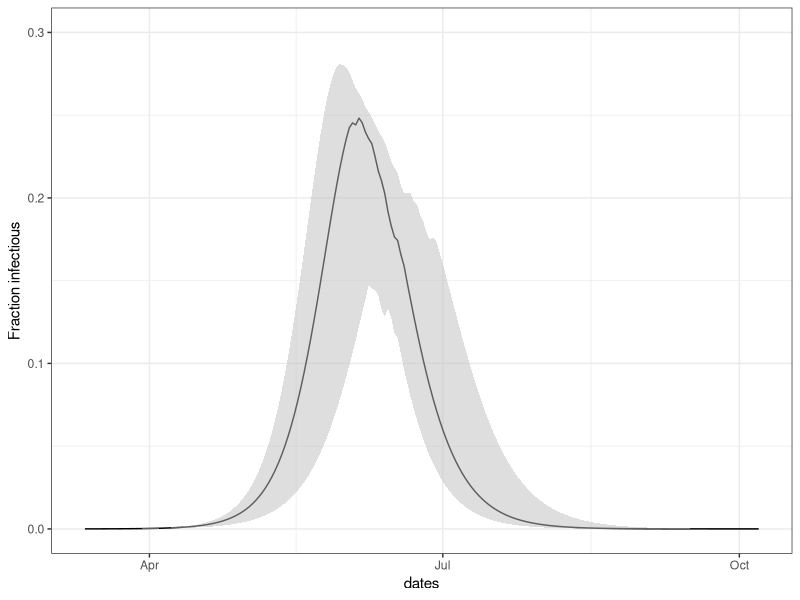
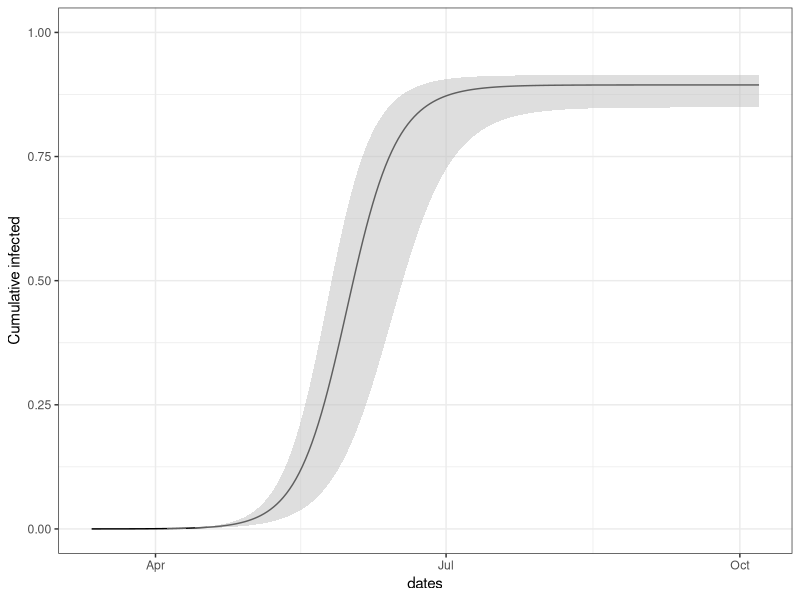
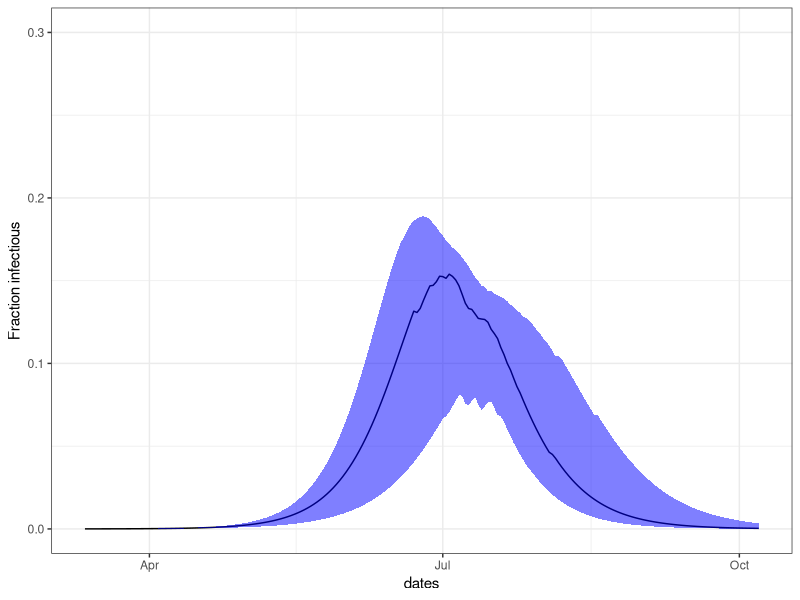
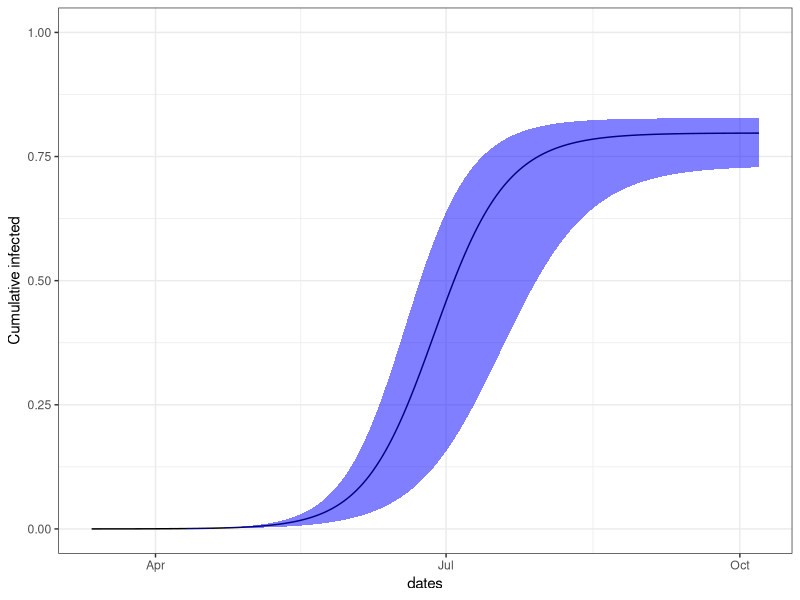
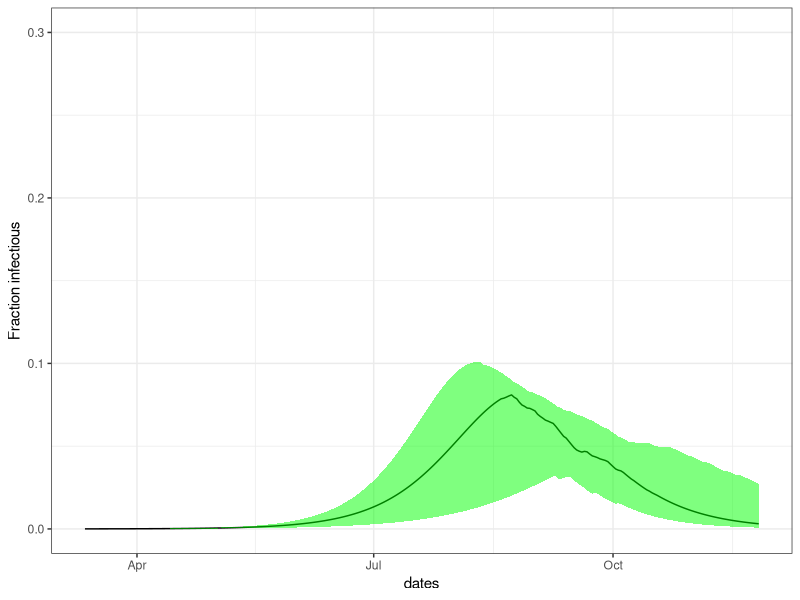
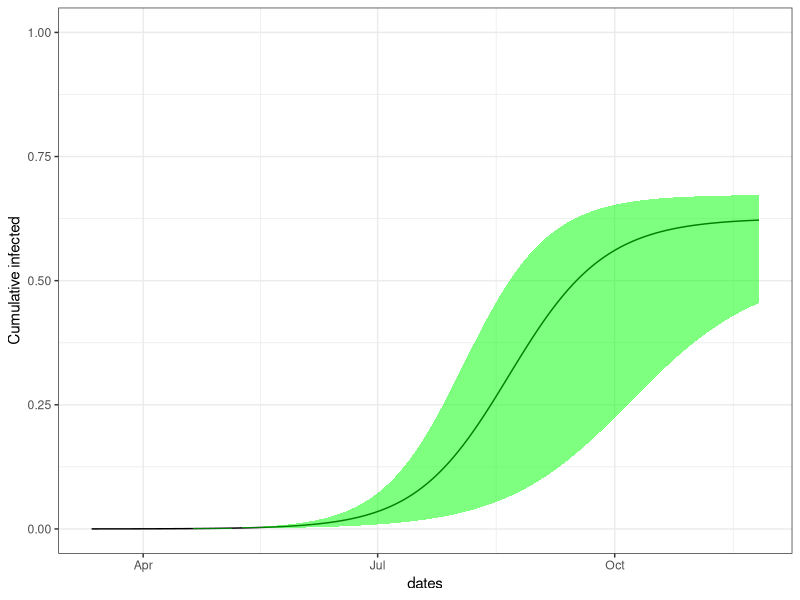
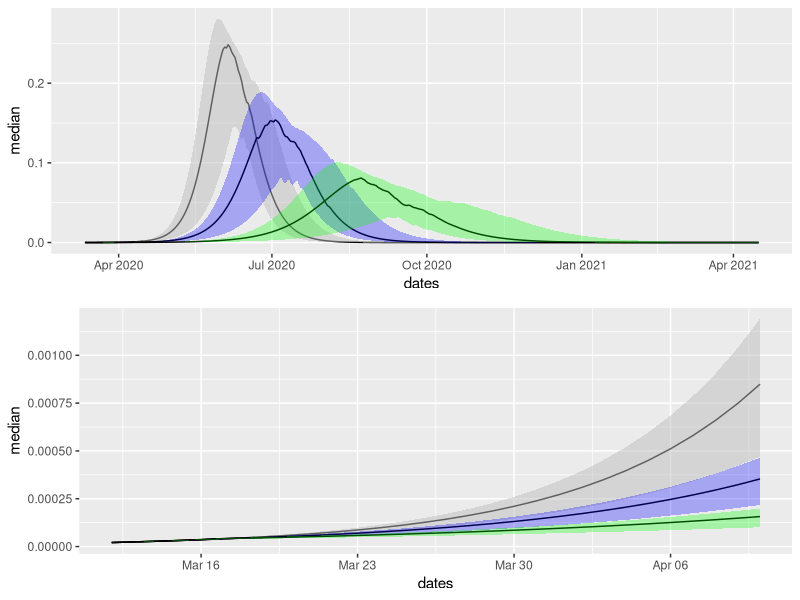
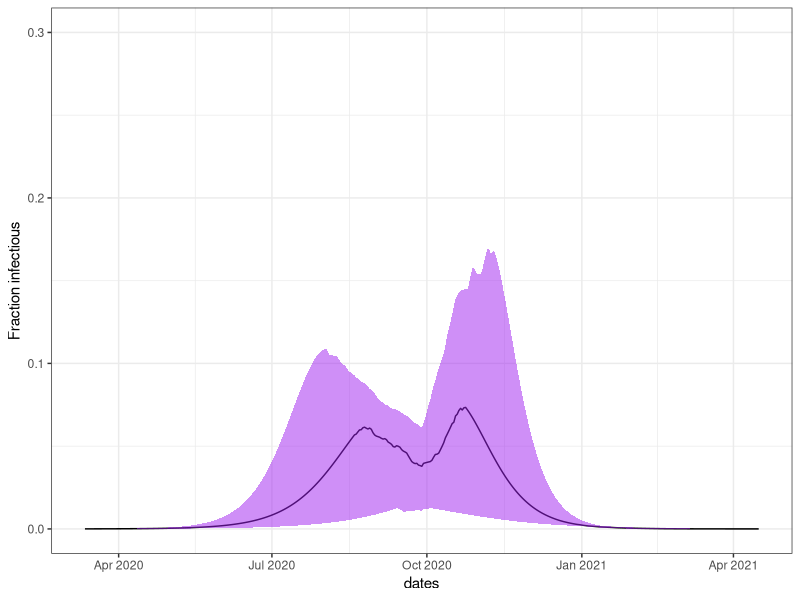

R code for these plots, in order: (Note: this script raises an error after producing the figures.)
## ---- chunk 1
library(deSolve)
library(ggplot2)
library(dplyr)
library(gridExtra)
library(lubridate)
library(writexl)
## ---- chunk 2
# A very simple model could have 6 compartments: susceptible (S), 
#  exposed but  not infectious (E1), exposed and  infectious but not symptomatic (E2), infectious (I), self-isolated (Q) and recovered (R). This could be called an S E1 E2 I Q R model. Pre-symptomatic transmission occurs in the model (E2 contribute to the force of infection).  There is no social distancing yet but this model is the main building block for a very simple social distancing model. 
 
seiqrmodel <- function(t,state,pars) {
  with(as.list(c(state,pars)), { 
    dSdt = -(R0/(D+1/k2))*(I+E2)*S/N
    dE1dt = (R0/(D+1/k2))*(I+E2)*S/N - k1*E1
    dE2dt = k1*E1 -k2*E2
    dIdt = k2*E2 - q*I-  I/D
    dQdt = q*I - Q/D 
    # dRdt = I/D; dr + ds + di =0, S+I+R = N --> R = N-S-I and we eliminate R 
     list(c(dSdt,dE1dt, dE2dt, dIdt, dQdt ))
  })
}
## ---- chunk 3
# A version of the seiqrmodel with social distancing parameter f

socdistmodel <- function(t,state,pars,sdtiming) {
  with(as.list(c(state,pars)), { 
    f = ifelse(sdtiming(t)==1, pars$f, 1) # if social distancing is on, use pars$f. Otherwise, f is 1. 
    dSdt = -(R0/(D+1/k2))*(I+E2 + f*(Id+E2d))*S/N - r*S + ur*Sd
    dE1dt = (R0/(D+1/k2))*(I+E2 + f*(Id+E2d))*S/N - k1*E1 -r*E1 + ur*E1d
    dE2dt = k1*E1 -k2*E2 -r*E2 + ur*E2d
    dIdt = k2*E2 - q*I -  I/D - r*I+ ur*Id
    dQdt = q*I - Q/D -r*Q + ur*Qd
    dRdt = I/D + Q/D -r*R+ur*Rd
    
    dSddt = -(f*R0/(D+1/k2))*(I+E2 + f*(Id+E2d))*Sd/N + r*S -ur*Sd
    dE1ddt = (f*R0/(D+1/k2))*(I+E2 + f*(Id+E2d))*Sd/N - k1*E1d +r*E1 - ur*E1d
    dE2ddt = k1*E1d - k2*E2d + r*E2 - ur*E2d
    dIddt = k2*E2d - q*Id-  Id/D + r*I - ur*Id
    dQddt = q*Id - Qd/D +r*Q - ur*Qd
   dRddt = Id/D+Qd/D +r*R - ur*Rd
    # dRdt = I/D; dr + ds + di =0, S+I+R = N --> R = N-S-I and we eliminate R 
     list(c(dSdt,dE1dt, dE2dt, dIdt, dQdt,dRdt, dSddt,dE1ddt, dE2ddt, dIddt, dQddt,dRddt ))
  })
}
## ---- chunk 4

# ## Uncertainty
# 
# One of the key parameters in an epidemic model is the basic reproduction number, R0. This is the average number of new infections per infected individual in a completely susceptible population (here, we think of R0 as the basic reproduction number in the absence of interventions like social distancing so that we have a baseline). We think that R0 for COVID19 is between 2 and 3. 
# In these simulations we capture some of the considerable uncertainty by resampling R0 (normal, mean 2.5, sd 0.25)-- though this can be flexible. The 'multisolve' function simulates the model 50 times, each with a different R0 value. 
# 
# Here are functions to run 50 copies of the model, extract key outputs and make plots. For example we can create 3 plots with a ribbon, each taken from a collection of simulations around our parameters. The most uncertain parameter is R0, the basic reproduction number. Changes in other parameters typically change this one, so we have parameterized the model with R0 explicitly and we use sampling different R0s to explore some of the uncertainty in the model. 


# simulate the model 50 times; return a concatenated data frame 
multisolve=function(params,timing,state,times,nReps) {
 # get random samples of R0
  
  rs=rnorm(nReps, mean = params$R0, sd=0.2)
  biglist=lapply(rs, function(x) { 
    thispars=params; thispars$R0=x; 
    return( as.data.frame(ode(y= state, times=times,  func=socdistmodel, parms=thispars,sdtiming=timing)))})
  names(biglist)=rs;
  return(bind_rows(biglist, .id="R0"))
}

# collect the number of SYMPTOMATIC cases by day with lower 25, median and upper 75 quantile- this shows how numbers vary with R0
getCasesbyDay2 = function(df, times, nReps,startDate=dmy("12-03-2020")) {
 CaseInfo=t(vapply(times, function(x) {
   wherenow = which(df$time==x)
   normals=df$I[wherenow]
   selfisols=df$Id[wherenow]
   return(quantile(normals+selfisols,probs = c(0.1,0.5,0.9)))
   }, FUN.VALUE = c(2,3,4)))
 return(data.frame(times=times,dates=startDate+times, lower25=CaseInfo[,1], median=CaseInfo[,2], upper75=CaseInfo[,3]))
}

# collect the total infectious cases, symptomatic and pre-symptomatic
getAllCasesbyDay2= function(df, times, nReps,startDate=dmy("12-03-2020")) {
 CaseInfo=t(vapply(times, function(x) {
   wherenow = which(df$time==x)
   normals=(df$I+df$E1+df$E2)[wherenow]
   selfisols=(df$Id+df$E1d+df$E2d)[wherenow]
   return(quantile(normals+selfisols,probs = c(0.1,0.5,0.9)))
   }, FUN.VALUE = c(2,3,4)))
 return(data.frame(times=times,dates=startDate+times, lower25=CaseInfo[,1], median=CaseInfo[,2], upper75=CaseInfo[,3]))
}

# get the numbers who have ever been infected, along the simulation 
getEverInfbyDay= function(df, times, nReps,startDate=dmy("12-03-2020")) {
 myN=rowSums(df[1,3:14])
  CaseInfo=t(vapply(times, function(x) {
   wherenow = which(df$time==x)
   normals=df$S[wherenow]
   selfisols=df$Sd[wherenow]
   return(quantile(myN-(normals+selfisols),probs = c(0.1,0.5,0.9)))
   }, FUN.VALUE = c(2,3,4)))
 return(data.frame(times=times,dates=startDate+times, lower25=CaseInfo[,1], median=CaseInfo[,2], upper75=CaseInfo[,3]))
}

# pull out information about the timing of the peak, the size of the peak (max # of symptomatic cases at any one time), R0
getSummaryInfo2 = function(df, times, nReps) {
  peaktimes=vapply(1:nReps, function(x) {
    k=length(times) # because of the stupid reshape
    ii=((x-1)*k + 1):(k*x)
    thisd=df[ii,]
    return(thisd$time[which.max(thisd$I+thisd$Id)])}, FUN.VALUE = 1)
  peaksizes=vapply(1:nReps, function(x) {
    k=length(times)
    ii=((x-1)*k + 1):(k*x)
     thisd=df[ii,]
    return(max(thisd$I+thisd$Id))}, FUN.VALUE = 1)
   R0s=vapply(1:nReps, function(x) {
     k=length(times)
    ii1=((x-1)*k + 1)
    return(as.numeric(df$R0[ii1]))    }, FUN.VALUE = 1)
  return(data.frame(peaktimes=peaktimes, peaksizes=peaksizes,R0s=R0s))
}

# take in 3 solutions in list form, and make  ggplots
makePlots = function(tt2,type="symp", shortterm=30,PopScale=TRUE, popSize=N) {
  if (type == "symp") {
cbd1 = getCasesbyDay2(tt2[[1]], times,nReps)
cbd2 = getCasesbyDay2(tt2[[2]], times,nReps)
cbd3 = getCasesbyDay2(tt2[[3]], times,nReps) }
    if (type=="all") {
cbd1 = getAllCasesbyDay2(tt2[[1]], times,nReps)
cbd2 = getAllCasesbyDay2(tt2[[2]], times,nReps)
cbd3 = getAllCasesbyDay2(tt2[[3]], times,nReps)
    }
  if (type=="ever") {
cbd1 = getEverInfbyDay(tt2[[1]], times,nReps)
cbd2 = getEverInfbyDay(tt2[[2]], times,nReps)
cbd3 = getEverInfbyDay(tt2[[3]], times,nReps)
  }
  if (PopScale ==TRUE) {
   cbd1[,3:5]=cbd1[,3:5]/popSize
  cbd2[,3:5]=cbd2[,3:5]/popSize
   cbd3[,3:5]=cbd3[,3:5]/popSize
  }
p1=ggplot(data=cbd1) + geom_line(aes(x=dates,y=median))+
  geom_ribbon(aes(x=dates,ymin = lower25, ymax = upper75), alpha = 0.5,fill="grey") + geom_line(data=cbd2,aes(x=dates,y=median))+
  geom_ribbon(data=cbd2, aes(x=dates,ymin = lower25, ymax = upper75), alpha = 0.3,fill="blue")+
  geom_line(data=cbd3,aes(x=dates,y=median))+
  geom_ribbon(data=cbd3,aes(x=dates,ymin = lower25, ymax = upper75), alpha = 0.3,fill="green")
p2=ggplot(data=filter(cbd1,times<shortterm)) + geom_line(aes(x=dates,y=median))+
  geom_ribbon(aes(x=dates,ymin = lower25, ymax = upper75), alpha = 0.5,fill="grey") + geom_line(data=filter(cbd2,times<shortterm),aes(x=dates,y=median))+
  geom_ribbon(data=filter(cbd2,times<shortterm), aes(x=dates,ymin = lower25, ymax = upper75), alpha = 0.3,fill="blue")+
  geom_line(data=filter(cbd3,times<shortterm),aes(x=dates,y=median))+
  geom_ribbon(data=filter(cbd3,times<shortterm),aes(x=dates,ymin = lower25, ymax = upper75), alpha = 0.3,fill="green")
return(list(p1,p2))
}
## ---- chunk 5
# default value set up
times=0:400
i0=50
nReps=50

N=2.4e6
pars=list(N=N,D=5,R0=2.5,k1=1/4, k2=1,q=0, r=1, ur=0.8, f=0.6)
fsi=with(pars, r/(r+ur))
nsi=1-fsi
state=c(S= nsi*(N-i0), E1=0.4*nsi*i0, E2=0.1*nsi*i0, I=0.5*nsi*i0, Q=0, R=0, 
        Sd= fsi*(N-i0), E1d=0.4*fsi*i0, E2d=0.1*fsi*i0, Id=0.5*fsi*i0, Qd=0, Rd=0)
## ---- chunk 6
# set up and solve first 3 scenarios

# set up 3 sets of parameters to explore no, medium and strong social distancing
bpars=list(); timelist=list()
bpars[[1]]=pars; bpars[[1]]$f=1
timelist[[1]]=function(t) {ifelse( (t > 5 & t< 1000),1, 0) }
bpars[[2]]=pars; bpars[[2]]$f=0.8
timelist[[2]]=function(t) {ifelse( (t > 5 & t< 1000),1, 0) }
bpars[[3]]=pars; bpars[[3]]$f=0.6
timelist[[3]]=function(t) {ifelse( (t > 5 & t< 1000),1, 0) }
# set up timing information: when do we stop and start social distancing? 

tt2=lapply(1:3,function(x) multisolve(params=bpars[[x]],timing = timelist[[x]], state,times, nReps = nReps))
names(tt2)=c(bpars[[1]]$f, bpars[[2]]$f,bpars[[3]]$f)
## ---- chunk 7
cbd1 = getCasesbyDay2(tt2[[1]], times,nReps)
cbd2 = getCasesbyDay2(tt2[[2]], times,nReps)
cbd3 = getCasesbyDay2(tt2[[3]], times,nReps)
## ---- chunk 8
N=bpars[[1]]$N
mydf=filter(getAllCasesbyDay2(tt2[[1]],times,nReps), times<210)
ggplot(data=mydf) + geom_line(aes(x=dates,y=median/N))+
  geom_ribbon(aes(x=dates,ymin = lower25/N, ymax = upper75/N), alpha = 0.5,fill="grey") +
  theme_bw()+ylab("Fraction infectious")+ylim(c(0,0.3))
## ---- chunk 9
N=bpars[[1]]$N
mydf=filter(getEverInfbyDay(tt2[[1]],times,nReps), times<210)
ggplot(data=mydf) + geom_line(aes(x=dates,y=median/N))+
  geom_ribbon(aes(x=dates,ymin = lower25/N, ymax = upper75/N), alpha = 0.5,fill="grey") +
  theme_bw()+ylab("Cumulative infected")+ylim(c(0,1))
## ---- chunk 10
hh=0.25; school=0.25*0.4; work=0.75*0.4; community=0.35; # portion contacts 
f = hh*1 + school*0.9 + work*0.65 + community*0.75
f
## ---- chunk 11
N=bpars[[2]]$N
mydf=filter(getAllCasesbyDay2(tt2[[2]],times,nReps), times<210)
ggplot(data=mydf) + geom_line(aes(x=dates,y=median/N))+
  geom_ribbon(aes(x=dates,ymin = lower25/N, ymax = upper75/N), alpha = 0.5,fill="blue") +
  theme_bw()+ylab("Fraction infectious")+ylim(c(0,0.3))
## ---- chunk 12
N=bpars[[1]]$N
mydf=filter(getEverInfbyDay(tt2[[2]],times,nReps), times<210)
ggplot(data=mydf) + geom_line(aes(x=dates,y=median/N))+
  geom_ribbon(aes(x=dates,ymin = lower25/N, ymax = upper75/N), alpha = 0.5,fill="blue") +
  theme_bw()+ylab("Cumulative infected")+ylim(c(0,1))
## ---- chunk 13
hh=0.25; school=0.25*0.4; work=0.75*0.4; community=0.35; # portion contacts 
f = hh*1.45 + school*0.1 + work*0.35 + community*0.35
f
## ---- chunk 14
N=bpars[[3]]$N # actually resetting N isn't necessary, but it's good practice
mydf=filter(getAllCasesbyDay2(tt2[[3]],times,nReps), times<260)
ggplot(data=mydf) + geom_line(aes(x=dates,y=median/N))+
  geom_ribbon(aes(x=dates,ymin = lower25/N, ymax = upper75/N), alpha = 0.5,fill="green") +
  theme_bw()+ylab("Fraction infectious")+ylim(c(0,0.3))
## ---- chunk 15
N=bpars[[3]]$N
mydf=filter(getEverInfbyDay(tt2[[3]],times,nReps), times<260)
ggplot(data=mydf) + geom_line(aes(x=dates,y=median/N))+
  geom_ribbon(aes(x=dates,ymin = lower25/N, ymax = upper75/N), alpha = 0.5,fill="green") +
  theme_bw()+ylab("Cumulative infected")+ylim(c(0,1))
## ---- chunk 16
ll=makePlots(tt2,type="all",PopScale = TRUE,popSize =pars$N)
grid.arrange(ll[[1]], ll[[2]])
## ---- chunk 17
newtime=function(t) {ifelse( (t > 5 & t< 200),1, 0) }
scn41sol= multisolve(params=bpars[[3]],timing = newtime, state,times, nReps = nReps)
mydf=getAllCasesbyDay2(scn41sol,times,nReps)
ggplot(data=mydf) + geom_line(aes(x=dates,y=median/N))+
  geom_ribbon(aes(x=dates,ymin = lower25/N, ymax = upper75/N), alpha = 0.5,fill="purple") +
  theme_bw()+ylab("Fraction infectious")+ylim(c(0,0.3))
## ---- chunk 18
mydf=getEverInfbyDay(scn41sol,times,nReps)
ggplot(data=mydf) + geom_line(aes(x=dates,y=median/N))+
  geom_ribbon(aes(x=dates,ymin = lower25/N, ymax = upper75/N), alpha = 0.5,fill="purple") +
  theme_bw()+ylab("Fraction infectious")+ylim(c(0,1))
## ---- chunk 19
newtime=function(t) {ifelse( (t > 5 & t< 100),1, 0) }
scn42sol= multisolve(params=bpars[[3]],timing = newtime, state,times, nReps = nReps)
mydf=getAllCasesbyDay2(scn42sol,times,nReps)
ggplot(data=mydf) + geom_line(aes(x=dates,y=median/N))+
  geom_ribbon(aes(x=dates,ymin = lower25/N, ymax = upper75/N), alpha = 0.5,fill="darkgreen") +
  theme_bw()+ylab("Fraction infectious")+ylim(c(0,0.3))
## ---- chunk 20
mydf=getEverInfbyDay(scn42sol,times,nReps)
ggplot(data=mydf) + geom_line(aes(x=dates,y=median/N))+
  geom_ribbon(aes(x=dates,ymin = lower25/N, ymax = upper75/N), alpha = 0.5,fill="darkgreen") +
  theme_bw()+ylab("Fraction infectious")+ylim(c(0,1))
## ---- chunk 21
socdist2 <- function(t,state,pars,sdprofile) {
  with(as.list(c(state,pars)), { 
#    f = ifelse(sdtiming(t)==1, pars$f, 1) # if social distancing is on, use pars$f. Otherwise, f is 1.
    f=sdprofile(t)
    dSdt = -(R0/(D+1/k2))*(I+E2 + f*(Id+E2d))*S/N - r*S + ur*Sd
    dE1dt = (R0/(D+1/k2))*(I+E2 + f*(Id+E2d))*S/N - k1*E1 -r*E1 + ur*E1d
    dE2dt = k1*E1 -k2*E2 -r*E2 + ur*E2d
    dIdt = k2*E2 - q*I -  I/D - r*I+ ur*Id
    dQdt = q*I - Q/D -r*Q + ur*Qd
    dRdt = I/D + Q/D -r*R+ur*Rd
    
    dSddt = -(f*R0/(D+1/k2))*(I+E2 + f*(Id+E2d))*Sd/N + r*S -ur*Sd
    dE1ddt = (f*R0/(D+1/k2))*(I+E2 + f*(Id+E2d))*Sd/N - k1*E1d +r*E1 - ur*E1d
    dE2ddt = k1*E1d - k2*E2d + r*E2 - ur*E2d
    dIddt = k2*E2d - q*Id-  Id/D + r*I - ur*Id
    dQddt = q*Id - Qd/D +r*Q - ur*Qd
   dRddt = Id/D+Qd/D +r*R - ur*Rd
    # dRdt = I/D; dr + ds + di =0, S+I+R = N --> R = N-S-I and we eliminate R 
     list(c(dSdt,dE1dt, dE2dt, dIdt, dQdt,dRdt, dSddt,dE1ddt, dE2ddt, dIddt, dQddt,dRddt ))
  })
}
## ---- chunk 22
multisolve2=function(params,timing,state,times,nReps) {
 # get random samples of R0
  
  rs=rnorm(nReps, mean = params$R0, sd=0.2)
  biglist=lapply(rs, function(x) { 
    thispars=params; thispars$R0=x; 
    return( as.data.frame(ode(y= state, times=times,  func=socdist2, parms=thispars,sdprofile=timing)))})
  names(biglist)=rs;
  return(bind_rows(biglist, .id="R0"))
}
## ---- chunk 23
# now I just want f(t) as my timing function 

strongpars = list(N=N,D=5,R0=2.5,k1=1/4, k2=1,q=0.08, r=1, ur=0.5, f=0.4)

# profile of factor f - see sdprofile=timing and func. socdist2()
newtime=function(t) {
  if (t < 15) return(1)
  if (t >=15 & t < 22) return( 1 - (1/7)*(1-0.4)*(t-15) )
  if (t>=22 & t < 60) return(0.4)
  if (t>=60) return(1)
  }

fsi=with(strongpars, r/(r+ur))
nsi=1-fsi
state=c(S= nsi*(N-i0), E1=0.4*nsi*i0, E2=0.1*nsi*i0, I=0.5*nsi*i0, Q=0, R=0, 
        Sd= fsi*(N-i0), E1d=0.4*fsi*i0, E2d=0.1*fsi*i0, Id=0.5*fsi*i0, Qd=0, Rd=0)


# times=0:80
times=0:400
i0=50
nReps=50

tmp = as.data.frame(ode(y= state, times=times,  func=socdist2, parms=strongpars,sdprofile=newtime))
imports = rpois(length(times), lambda = 1.5)

scen5c1sol= multisolve2(params=strongpars,timing = newtime, state,times, nReps = nReps)
## ---- chunk 24
mydf=getAllCasesbyDay2(scen5c1sol,times,nReps)
ggplot(data=filter(mydf, times<80)) + geom_line(aes(x=dates,y=(median+imports[1:80])/N))+
  geom_ribbon(aes(x=dates,ymin = (lower25+qpois(0.25,2))/N, ymax = (upper75+qpois(0.75,2))/N), alpha = 0.5,fill="chocolate2") +
  geom_rect(aes(xmin=lubridate::ymd("2020-03-12")+15,
                xmax=lubridate::ymd("2020-03-12")+60),
                  ymin=0, ymax=0.5,
            fill='blue', alpha=.005)  +
  theme_bw()+ylab("Fraction infectious") 
## ---- chunk 25
mydf=getAllCasesbyDay2(scen5c1sol,times,nReps)
ggplot(data=filter(mydf, times<400)) + geom_line(aes(x=dates,y=(median+imports[1:80])/N))+
  geom_ribbon(aes(x=dates,ymin = (lower25+qpois(0.25,2))/N, ymax = (upper75+qpois(0.75,2))/N), alpha = 0.5,fill="chocolate2") +
  geom_rect(aes(xmin=lubridate::ymd("2020-03-12")+15,
                xmax=lubridate::ymd("2020-03-12")+60),
                  ymin=0, ymax=0.5,
            fill='blue', alpha=.005)  +
  theme_bw()+ylab("Fraction infectious") 
## ---- chunk 26
mydf=getEverInfbyDay(scen5c1sol,times,nReps)
ggplot(data=filter(mydf, times<400)) + geom_line(aes(x=dates,y=(median+imports[1:80])/N))+
  geom_ribbon(aes(x=dates,ymin = (lower25+qpois(0.25,2))/N, ymax = (upper75+qpois(0.75,2))/N), alpha = 0.5,fill="chocolate2") +
geom_rect(aes(xmin=lubridate::ymd("2020-03-14")+15,
                xmax=lubridate::ymd("2020-03-15")+60),
                  ymin=0, ymax=1,
            fill='blue', alpha=.005)  +
  theme_bw()+ylab("Fraction infectious") 
## ---- chunk 27
# now I just want f(t) as my timing function 

strongpars = list(N=N,D=5,R0=2.5,k1=1/4, k2=1,q=0.08, r=1, ur=0.5, f=0.4)

newtime=function(t) {
  if (t < 15) return(1)
  if (t >=15 & t < 22) return( 1 - (1/7)*(1-0.4)*(t-15) )
  if (t>=22 & t < 60) return(0.4)
  if (t>=60) return(0.4)
  # additional scenarios
  # if (t>=22 & t < 200) return(0)
  # if (t>=200) return(1)
  # note that this model seems to be able to reproduce infection from very small fractional number
  # this is reasonable for an open system where infection is global within a very large population
  }

fsi=with(strongpars, r/(r+ur))
nsi=1-fsi
state=c(S= nsi*(N-i0), E1=0.4*nsi*i0, E2=0.1*nsi*i0, I=0.5*nsi*i0, Q=0, R=0, 
        Sd= fsi*(N-i0), E1d=0.4*fsi*i0, E2d=0.1*fsi*i0, Id=0.5*fsi*i0, Qd=0, Rd=0)


# times=0:80
maxtime=400
times=0:maxtime
i0=50
nReps=50

tmp = as.data.frame(ode(y= state, times=times,  func=socdist2, parms=strongpars,sdprofile=newtime))
imports = rpois(length(times), lambda = 1.5)

scen5c2sol= multisolve2(params=strongpars,timing = newtime, state,times, nReps = nReps)
## ---- chunk 28
mydf=getAllCasesbyDay2(scen5c2sol,times,nReps)
ggplot(data=filter(mydf, times<80)) + geom_line(aes(x=dates,y=(median+imports[1:80])/N))+
  geom_ribbon(aes(x=dates,ymin = (lower25+qpois(0.25,2))/N, ymax = (upper75+qpois(0.75,2))/N), alpha = 0.5,fill="tomato") +
  geom_rect(aes(xmin=lubridate::ymd("2020-03-12")+15,
                xmax=lubridate::ymd("2020-03-12")+60),
                  ymin=0, ymax=0.5,
            fill='blue', alpha=.005)  +
  theme_bw()+ylab("Fraction infectious") 
## ---- chunk 29
mydf=getAllCasesbyDay2(scen5c2sol,times,nReps)
ggplot(data=filter(mydf, times<maxtime)) + geom_line(aes(x=dates,y=(median+imports[1:80])/N))+
  geom_ribbon(aes(x=dates,ymin = (lower25+qpois(0.25,2))/N, ymax = (upper75+qpois(0.75,2))/N), alpha = 0.5,fill="tomato") +
  geom_rect(aes(xmin=lubridate::ymd("2020-03-12")+15,
                xmax=lubridate::ymd("2020-03-12")+60),
                  ymin=0, ymax=0.5,
            fill='blue', alpha=.005)  +
  theme_bw()+ylab("Fraction infectious") 
## ---- chunk 30
mydf=getEverInfbyDay(scen5c2sol,times,nReps)
ggplot(data=filter(mydf, times<maxtime)) + geom_line(aes(x=dates,y=(median+imports[1:80])/N))+
  geom_ribbon(aes(x=dates,ymin = (lower25+qpois(0.25,2))/N, ymax = (upper75+qpois(0.75,2))/N), alpha = 0.5,fill="tomato") +
geom_rect(aes(xmin=lubridate::ymd("2020-03-14")+15,
                xmax=lubridate::ymd("2020-03-15")+60),
                  ymin=0, ymax=1,
            fill='blue', alpha=.005)  +
  theme_bw()+ylab("Fraction infectious") 
## ---- chunk 31

times=0:400
nReps=50

# get all data

# mydf_1_d=getAllCasesbyDay2(tt2[[1]],times,nReps)
# write.csv(mydf_1_d, 'test.csv')

mydf_1=getEverInfbyDay(tt2[[1]],times,nReps)
mydf_1$N=bpars[[1]]$N
mydf_1$scen='scen1_noSocDist'

mydf_2=getEverInfbyDay(tt2[[2]],times,nReps)
mydf_2$N=bpars[[2]]$N
mydf_2$scen='scen2_mdSocDist'

mydf_3=getEverInfbyDay(tt2[[3]],times,nReps)
mydf_3$N=bpars[[3]]$N
mydf_3$scen='scen3_hiSocDist'

mydf_41=getEverInfbyDay(scn41sol,times,nReps)
mydf_41$N=N
mydf_41$scen='scen41_200daysHiSocDist'

mydf_42=getEverInfbyDay(scn42sol,times,nReps)
mydf_42$N=N
mydf_42$scen='scen42_100daysHiSocDist'

mydf_5c1=getEverInfbyDay(scen5c1sol,times,nReps)
mydf_5c1$N=N
mydf_5c1$scen='scen5c1_45daysSlSocDist'

mydf_5c2=getEverInfbyDay(scen5c2sol,times,nReps)
mydf_5c2$N=N
mydf_5c2$scen='scen5c2_slHiSocDist'


# combine all data
mydf_combined = rbind(mydf_1, mydf_2)
mydf_combined = rbind(mydf_combined, mydf_3)
mydf_combined = rbind(mydf_combined, mydf_41)
mydf_combined = rbind(mydf_combined, mydf_42)
mydf_combined = rbind(mydf_combined, mydf_5c1)
mydf_combined = rbind(mydf_combined, mydf_5c2)


# get summary data by month
mydf_combined_monthly = mydf_combined %>%
  mutate(month = format(dates, "%Y-%m")) %>%
  group_by(scen, month) %>%
  summarise(
    date = last(dates),
    q25_infection = last(lower25),
    q75_infection = last(upper75),
    med_infection = last(median)
  ) %>%
  ungroup() %>%
  group_by(scen) %>%
  mutate(
    lag_med_infection = lag(med_infection),
    lag_med_infection = if_else(is.na(lag_med_infection), 0, lag_med_infection),
    new_infection_monthly = med_infection - lag_med_infection
  ) %>%
  select(-lag_med_infection) %>%
  ungroup()

write_xlsx(mydf_combined, "data_output/covid19_all_scen_daily.xlsx")
write_xlsx(mydf_combined_monthly, "data_output/covid19_all_scen_monthly.xlsx")
## ---- chunk 32
ggplot(
  data = mydf_combined %>% filter(scen != 'scen5c2_slHiSocDist'),
  aes(
    x = dates,
    y = median / N,
    group = scen,
    fill = scen,
    color = scen,
    size
  )
) + geom_line() +
  geom_ribbon(aes(x = dates, ymin = lower25 / N, ymax = upper75 / N), alpha = 0.5) + # ,fill="blue"
  geom_line() +
  # facet_wrap() +
  facet_grid(scen ~ ., scales = 'free_y') +
  theme(strip.background = element_blank(),
        strip.text.x = element_blank(),
        strip.text.y = element_blank()) + ylab("Cumulative infected") + ylim(c(0, 1))
